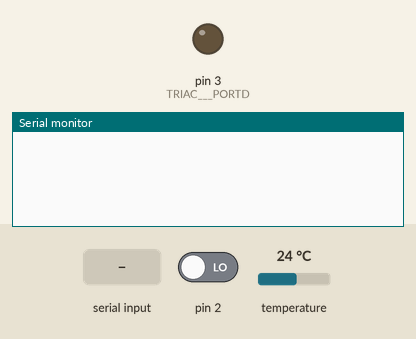
A sketch run on a simulated Arduino Uno, built with avr-gcc and run on an emulated ATmega328P. Shown: output pins drawn as LEDs (lit = HIGH), the last lines printed to the serial monitor. The inputs (shaded band) are chosen by the test bench; at power-on: temperature 24 °C, pin 2 LOW. The local clock reads 2024-03-15 10:24:30 at power-on unless the sketch sets it; pins used as bus, display or sensor lines are not drawn.

Above: at 1.2 s.
1.3 s: "90,45\n" received over Serial
At 2.3 s:
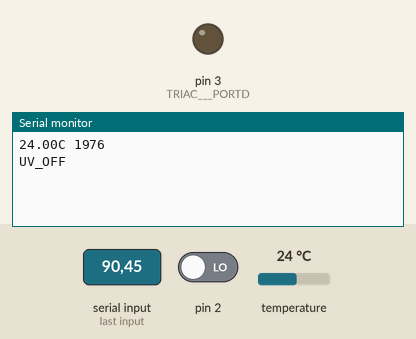
3.2 s: temperature set to 12 °C
At 5.6 s:
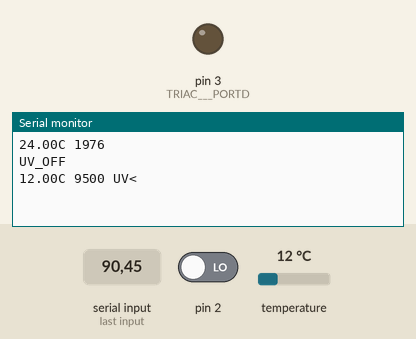
6.0 s: byte 49 (49) received over Serial
At 6.7 s:
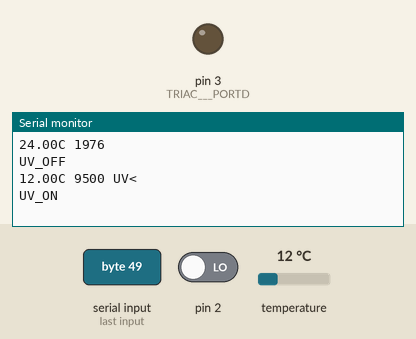
7.5 s: "t90\n" received over Serial
At 8.2 s:
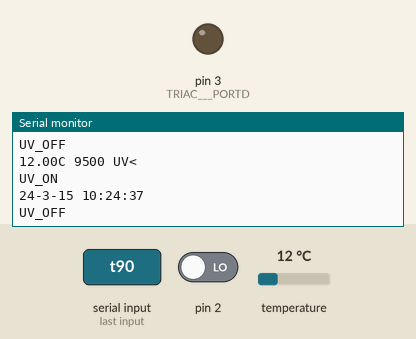
9.0 s: "i90\n" received over Serial
At 10.2 s:
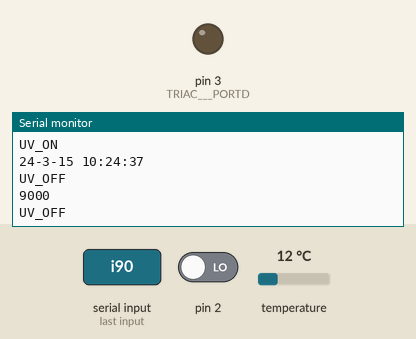

Measured:
- after the input at 1.3 s, the serial monitor: prints a new line after 0.47 s (image 1)
- after the input at 3.2 s, the serial monitor: prints a new line after 1.3 s (image 2)
- after the input at 6.0 s, the serial monitor: prints a new line at once (image 3)
- after the input at 7.5 s, the serial monitor: prints a new line at once (image 4)
- after the input at 9.0 s, the serial monitor: prints a new line at once (image 5)

The sketch:

Chameleon_Control.ino
```cpp
#include <OneWire.h>
#include <DallasTemperature.h>
#include <DS3231.h>
#include <Wire.h>
OneWire oneWire(A2);
DallasTemperature sensors(&oneWire);
DeviceAddress insideThermometer;
DS3231 Clock;
byte Year;
byte Month;
byte Date;
byte DoW;
byte Hour;
byte Minute;
byte Second;
bool Century = false;
bool h12;
bool PM;
int interval = 1000;          // interval between refresh in millisec
long lastTime = 0;

volatile uint16_t i = 2000;
const uint16_t erosites = 3600;

byte time_hour, time_min, old_time_min;
float tempC;
float tempC_old;
byte uvcnt;
bool disp;
bool uv;
bool reading;

void GetDateStuff(byte& Year, byte& Month, byte& Day, byte& DoW,
                  byte& Hour, byte& Minute, byte& Second) {
  // Call this if you notice something coming in on
  // the serial port. The stuff coming in should be in
  // the order YYMMDDwHHMMSS, with an 'x' at the end.
  boolean GotString = false;
  char InChar;
  byte Temp1, Temp2;
  char InString[20];
  byte j = 0;
  while (!GotString) {
    if (Serial.available()) {
      InChar = Serial.read();
      InString[j] = InChar;
      j += 1;
      if (InChar == 'x') {
        GotString = true;
      }
    }
  }
  Serial.println(InString);
  // Read Year first
  Temp1 = (byte)InString[0] - 48;
  Temp2 = (byte)InString[1] - 48;
  Year = Temp1 * 10 + Temp2;
  // now month
  Temp1 = (byte)InString[2] - 48;
  Temp2 = (byte)InString[3] - 48;
  Month = Temp1 * 10 + Temp2;
  // now date
  Temp1 = (byte)InString[4] - 48;
  Temp2 = (byte)InString[5] - 48;
  Day = Temp1 * 10 + Temp2;
  // now Day of Week
  DoW = (byte)InString[6] - 48;
  // now Hour
  Temp1 = (byte)InString[7] - 48;
  Temp2 = (byte)InString[8] - 48;
  Hour = Temp1 * 10 + Temp2;
  // now Minute
  Temp1 = (byte)InString[9] - 48;
  Temp2 = (byte)InString[10] - 48;
  Minute = Temp1 * 10 + Temp2;
  // now Second
  Temp1 = (byte)InString[11] - 48;
  Temp2 = (byte)InString[12] - 48;
  Second = Temp1 * 10 + Temp2;
}

void setup() {
  Serial.begin(57600);
  Wire.begin();
  sensors.begin();
  if (!sensors.getAddress(insideThermometer, 0)) Serial.println("Temp Err.");
  sensors.setResolution(insideThermometer, 12);

  pinMode(3, OUTPUT); // TRIAC   PORTD, 3
  pinMode(9, OUTPUT); // SSR     PORTB, 1

  attachInterrupt(0, zero_cross_detect, RISING);
}

void zero_cross_detect() {
  delayMicroseconds(9800 - i);
  bitSet(PORTD, 3);
  delayMicroseconds(25);
  bitClear(PORTD, 3);
}

void loop(void) {
  if (Serial.available()) {
    byte c = Serial.read();
    if ((c == 49)) {
      uv = 1;
      Serial.println("UV_ON");
    }
    else if ((c == 48)) {
      uv = 0;
      Serial.println("UV_OFF");
    }
    else if ((c == 't')) {
      Serial.print(Clock.getYear(), DEC);
      Serial.print("-");
      Serial.print(Clock.getMonth(Century), DEC);
      Serial.print("-");
      Serial.print(Clock.getDate(), DEC);
      Serial.print(" ");
      Serial.print(Clock.getHour(h12, PM), DEC); //24-hr
      Serial.print(":");
      Serial.print(Clock.getMinute(), DEC);
      Serial.print(":");
      Serial.println(Clock.getSecond(), DEC);
    }
    else if ((c == 'T')) {
      GetDateStuff(Year, Month, Date, DoW, Hour, Minute, Second);
      Clock.setClockMode(false);  // set to 24h
      Clock.setSecond(Second);
      Clock.setMinute(Minute);
      Clock.setHour(Hour);
      Clock.setDate(Date);
      Clock.setMonth(Month);
      Clock.setYear(Year);
      Clock.setDoW(DoW);
      Serial.println("OK");
    }
    else if ((c == 'i')) {
      byte value = Serial.read();
      value = constrain(value, 49, 57);
      value = value - 48;
      i = 1000 * value;
      Serial.print(i);
      Serial.println();
    }
  }

  if ((millis() - lastTime > interval)) { // REFRESH
    reading = !reading;
    if (reading) {
      sensors.requestTemperatures(); // Send the command to get temperatures
      tempC = sensors.getTempC(insideThermometer);
      if (tempC != tempC_old) {
        tempC_old = tempC;
        disp = true;
        Serial.print(tempC);
        Serial.print("C ");
      }
    }
    else {
      time_hour = Clock.getHour(h12, PM);
    }
    uvcnt++;
    if (uvcnt > 60) {
      uv = 0;
      uvcnt = 0;
    }
    lastTime = millis();
  }

  uint16_t futes;
  if (30.0 - tempC >= 0.0)
    futes = erosites * (30.0 - tempC);
  else futes = 0;


  if (time_hour >= 7 && time_hour < 8) {
    futes = constrain(futes, 0, 9500);
    if (i < futes && (millis() % 1000 == 0)) i = i + 5;
    if (disp) {
      Serial.print(i);
      Serial.println();
    }
  }
  else if (time_hour >= 8 && time_hour < 19) {
    i = constrain(futes, 0, 9500);
    if (disp) Serial.print(i);
    if (time_hour >= 15)
    {
      if (uv) {
        bitSet(PORTB, 1);
      }
      else {
        bitClear(PORTB, 1);
      }
      if (disp) Serial.print(" UVt");
    }
    else if (tempC >= 27.0 && time_hour >= 11) {
      bitSet(PORTB, 1);
      if (disp) Serial.print(" UV>");
    }
    else if (tempC <= 26.0)
    {
      if (uv) {
        bitSet(PORTB, 1);
      }
      else {
        bitClear(PORTB, 1);
      }
      if (disp) Serial.print(" UV<");
    }
    if (disp) Serial.println();
  }
  else {
    if (i > 2 && (millis() % 1000 == 0)) i -= 2;
    if (uv) {
      bitSet(PORTB, 1);
    }
    else {
      bitClear(PORTB, 1);
    }
    if (disp) {
      Serial.print(i);
      Serial.println();
    }
  }
  disp = false;

}
```
